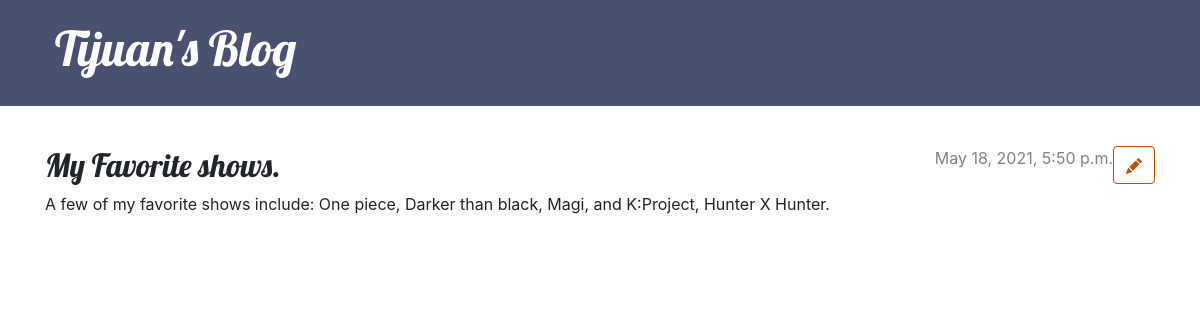
The app's page /post/2/ with its own data.
### blog/models.py (models this page shows, shortened)
class Post(models.Model):
    author = models.ForeignKey(settings.AUTH_USER_MODEL, on_delete=models.CASCADE)
    header_image = models.ImageField(null=True, blank=True, upload_to= "images/")
    title = models.CharField(max_length=200)
    created_date = models.DateTimeField(default=timezone.now)
    published_date = models.DateTimeField(blank=True, null=True)
    text = models.TextField()

### blog/views.py (the view)
# urls.py: path('post/<int:pk>/', views.post_detail, name='post_detail'),
def post_detail(request, pk):
    post = get_object_or_404(Post, pk=pk)
    return render(request, 'blog/post_detail.html', {'post': post})

### blog/templates/blog/post_detail.html (shortened to what this page needs)
{% extends 'blog/base.html' %}
{% block content %}
    <article class="post">
        <aside class="actions">
            <a class="btn btn-default" href="{% url 'post_edit' pk=post.pk %}">
            </a>
        </aside>
        {% if post.published_date %}
            <time class="date">
                {{ post.published_date }}
            </time>
        {% endif %}
        <h2>{{ post.title }}</h2>
        <p>{{ post.text|linebreaksbr }}</p>
    </article>
{% endblock %}

### blog/static/css/blog.css (style rules this page uses)
h1, h2, h3, h4 { font-family: 'Lobster', cursive; }
.date { color: #828282; }
.post { margin-bottom: 70px; }
.post > .date, .post > .actions { float: right; }
.btn-default, .btn-default:visited { color: #C25100; background: none; border-color: #C25100; }

### records on screen
Post: published_date "May 18, 2021, 5:50 p.m.", title "My Favorite shows.", text "A few of my favorite shows include: One piece, Darker than black, Magi, and K:Project, Hunter X Hunter."
